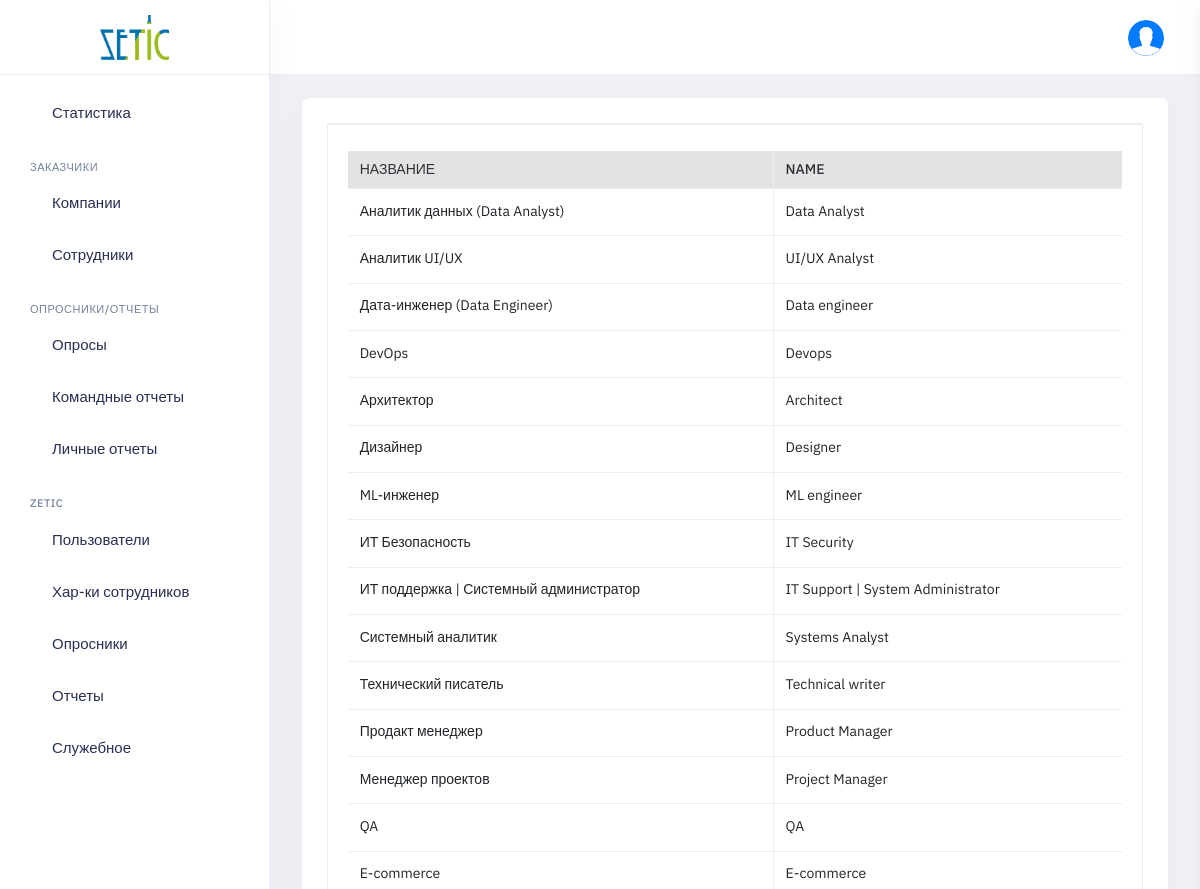
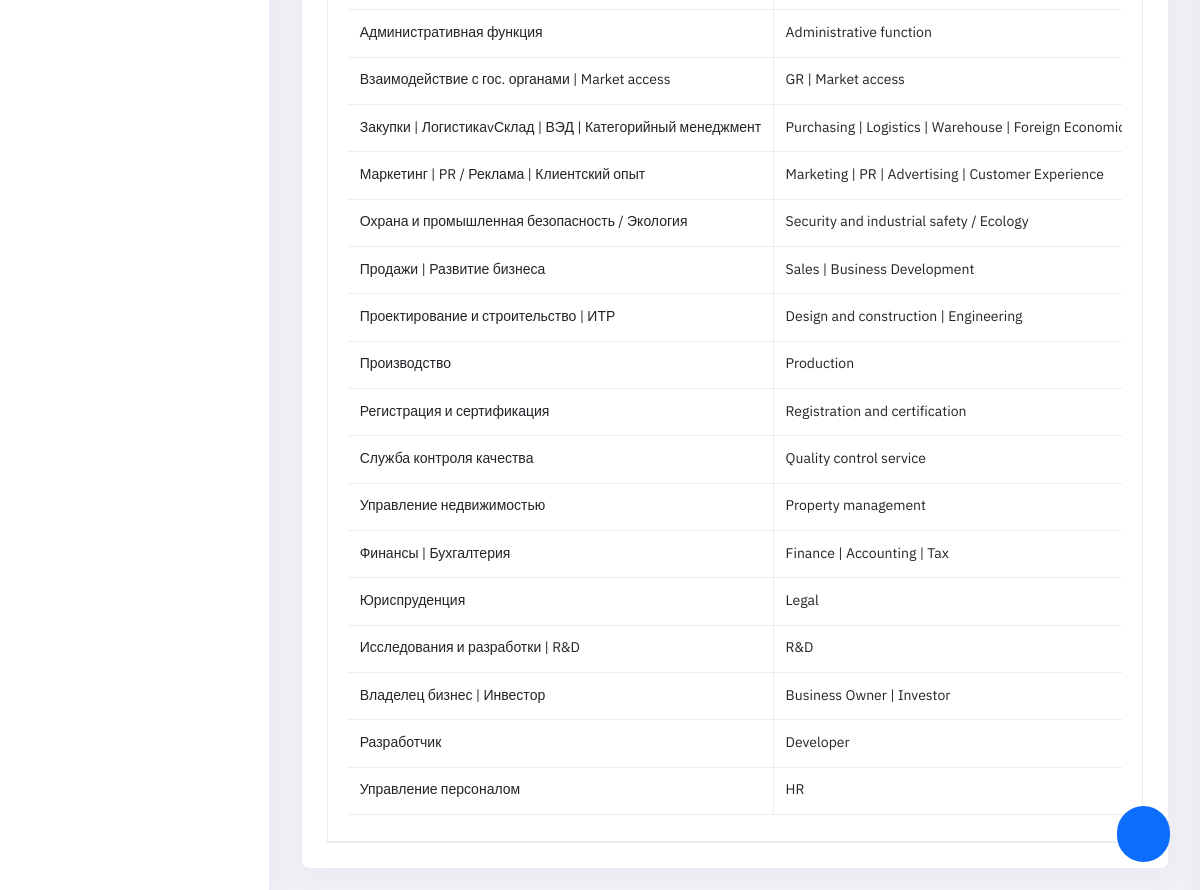
/panel/employees_roles_list (signed in), run on the app's committed database (2 pictures, top to bottom).
### pdf/models.py (models this page shows, shortened)
class EmployeeRole(models.Model):
    created_at = models.DateTimeField(auto_now_add=True, null=True, blank=True)
    created_by = models.ForeignKey(User, default=None, null=True, on_delete=models.PROTECT, related_name='Создано_пользователем_роль_сотрудника')
    edited_at = models.DateTimeField(auto_now=True, null=True)
    edited_by = models.ForeignKey(User, default=None, null=True, on_delete=models.PROTECT, related_name='Изменено_пользователем_роль_сотрудника')
    name_ru = models.CharField(max_length=100, blank=True, null=True)
    name_en = models.CharField(max_length=100, blank=True, null=True)
    public_code = models.CharField(max_length=10, blank=True, null=True, default='')
    class Meta:
        verbose_name_plural = 'Функции участников'
        verbose_name = 'Функция участника'

### panel/company_parameter.py (the view)
# urls.py: path('employees_roles_list', panel_company_parameter.employees_roles_list, name='employees_roles_list'),
@login_required(redirect_field_name=None, login_url='/login/')
def employees_roles_list(request):
    context = info_common(request)
    context.update(
        {'employees_roles': EmployeeRole.objects.all()}
    )
    return render(request, 'panel_employees_roles_list.html', context)

### panel/views.py (called while the page is built)
@login_required(redirect_field_name=None, login_url='/login/')
def info_common(request):
    userprofile = UserProfile.objects.get(user=request.user)
    context = {
        'cur_userprofile': userprofile
    }
    if userprofile.role.name == 'Админ заказчика':
        employee = Employee.objects.get(user=request.user)
        if not employee.company_admin_active:
            logout(request)
            return 'logout'
        else:
            return context
    else:
        return context

### panel/templates/panel_employees_roles_list.html (shortened to what this page needs)
{% extends 'panel_base.html' %}
{% load static %}
    {% block content %}
        <div class="main-container container-fluid" id="main-container">
            <div class="page-header">
                <h1 class="page-title">Роли/Функции сотрудников</h1>
                <div>
                    <ol class="breadcrumb">
                        <li class="breadcrumb-item"><a href="javascript:void(0)">Home</a></li>
                        <li class="breadcrumb-item active" aria-current="page">Роли/Функции сотрудников</li>
                    </ol>
                </div>
            </div>
            <div class="row">
                <div class="col-lg-12 col-md-12 col-sm-12 col-xl-12">
                    <div class="row ">
                            <div class="col-md-12">
                                <div class="card">
                                    <div class="card-body">
                                        <div id="wizard1" role="application" class="wizard clearfix">
                                            <div class="content clearfix">
                                                <section id="wizard1-p-0" role="tabpanel" aria-labelledby="wizard1-h-0" class="body current" aria-hidden="false">
                                                    <div class="table-responsive">
                                                                <table class="table table-bordered text-nowrap border-bottom list-table dataTable no-footer" id="">
                                                                    <thead>
                                                                        <tr>
                                                                            <th class="wd-15p border-bottom-0 table-header">Название</th>
                                                                            <th class="wd-15p border-bottom-0 table-header">Name</th>
                                                                        </tr>
                                                                    </thead>
                                                                    <tbody id="wizard1-tbody-1">
                                                                    {% for employee_role in employees_roles %}
                                                                        <tr>
                                                                            <td class="role-name-ru">
                                                                                {{ employee_role.name_ru }}
                                                                            </td>
                                                                            <td class="role-name-en">
                                                                                {{ employee_role.name_en }}
                                                                            </td>
                                                                        </tr>
                                                                    {% endfor %}
                                                                    </tbody>
                                                                </table>
                                                    </div>
                                                </section>
                                            </div>
                                    </div>
                                </div>
                            </div>
                        </div>
                    </div>
                </div>
            </div>
        </div>
        <button type="button" class="btn btn-primary float-button" id="add_role"><i class="fe fe-plus"></i></button>
    {% endblock %}

### login/static/login/css/custom.css (style rules this page uses)
.table-header { background-color: #e3e3e3 !important; }

### static/panel/css/custom.css (style rules this page uses)
.float-button { font-size: 23px; border-radius: 30px; position: fixed; bottom: 30px; right: 30px; }

### data on the page
EmployeeRole: name_ru "Аналитик данных (Data Analyst)", name_en "Data Analyst"
EmployeeRole: name_ru "Аналитик UI/UX", name_en "UI/UX Analyst"
EmployeeRole: name_ru "Дата-инженер (Data Engineer)", name_en "Data engineer"
EmployeeRole: name_ru "DevOps", name_en "Devops"
EmployeeRole: name_ru "Архитектор", name_en "Architect"
EmployeeRole: name_ru "Дизайнер", name_en "Designer"
EmployeeRole: name_ru "ML-инженер", name_en "ML engineer"
EmployeeRole: name_ru "ИТ Безопасность", name_en "IT Security"
EmployeeRole: name_ru "ИТ поддержка | Системный администратор", name_en "IT Support | System Administrator"
EmployeeRole: name_ru "Системный аналитик", name_en "Systems Analyst"
EmployeeRole: name_ru "Технический писатель", name_en "Technical writer"
EmployeeRole: name_ru "Продакт менеджер", name_en "Product Manager"
EmployeeRole: name_ru "Менеджер проектов", name_en "Project Manager"
EmployeeRole: name_ru "QA", name_en "QA"
EmployeeRole: name_ru "E-commerce", name_en "E-commerce"
EmployeeRole: name_ru "Административная функция", name_en "Administrative function"
EmployeeRole: name_ru "Взаимодействие с гос. органами | Market access", name_en "GR | Market access"
EmployeeRole: name_ru "Закупки | ЛогистикаvСклад | ВЭД | Категорийный менеджмент", name_en "Purchasing | Logistics | Warehouse | Foreign…"
EmployeeRole: name_ru "Маркетинг | PR / Реклама | Клиентский опыт", name_en "Marketing | PR | Advertising | Customer Experience"
EmployeeRole: name_ru "Охрана и промышленная безопасность / Экология", name_en "Security and industrial safety / Ecology"
EmployeeRole: name_ru "Продажи | Развитие бизнеса", name_en "Sales | Business Development"
EmployeeRole: name_ru "Проектирование и строительство | ИТР", name_en "Design and construction | Engineering"
EmployeeRole: name_ru "Производство", name_en "Production"
EmployeeRole: name_ru "Регистрация и сертификация", name_en "Registration and certification"
EmployeeRole: name_ru "Служба контроля качества", name_en "Quality control service"
EmployeeRole: name_ru "Управление недвижимостью", name_en "Property management"
EmployeeRole: name_ru "Финансы | Бухгалтерия", name_en "Finance | Accounting | Tax"
EmployeeRole: name_ru "Юриспруденция", name_en "Legal"
EmployeeRole: name_ru "Исследования и разработки | R&D", name_en "R&D"
EmployeeRole: name_ru "Владелец бизнес | Инвестор", name_en "Business Owner | Investor"
EmployeeRole: name_ru "Разработчик", name_en "Developer"
EmployeeRole: name_ru "Управление персоналом", name_en "HR"
